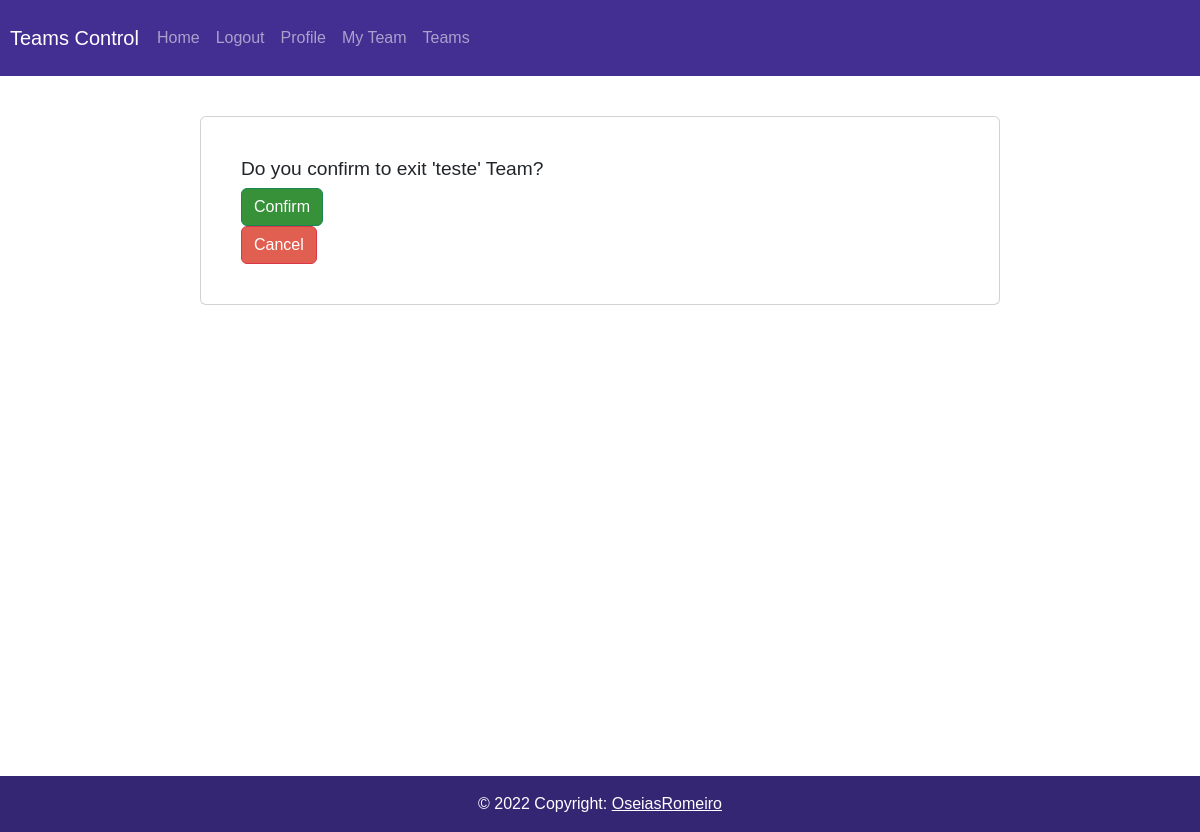
/teamExit/2/ (signed in), run on an earlier commit of the app's database.
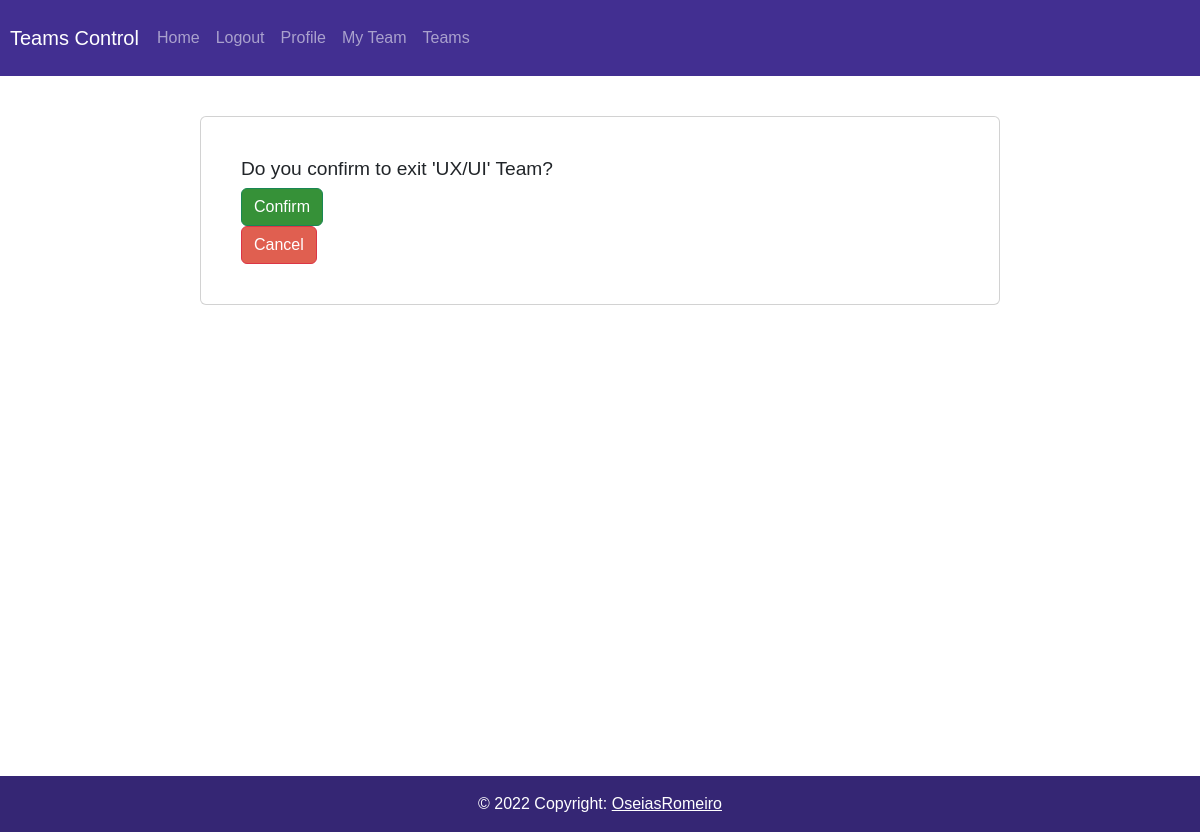
And on a later commit of the database.
### app/models.py (models this page shows, shortened)
class Team(models.Model):
    owner = models.OneToOneField(CustomUser, on_delete=models.CASCADE, primary_key=True, default=CustomUser)
    participants = models.ManyToManyField(CustomUser, default=CustomUser, related_name='participa')
    invites = models.ManyToManyField(CustomUser, related_name='invited')
    name = models.CharField('Name', max_length=20)
    focus = models.CharField('Focus', max_length=50)
    description = models.CharField('Description', max_length=200)
    private = models.BooleanField(default=False)

### app/views.py (the view, shortened to what this page needs)
# urls.py: path('teamExit/<int:pk>/', ExitTeam.as_view(), name='teamExit'),
class ExitTeam(LoginRequiredMixin, UpdateView):
    template_name = 'team/exitTeam.html'
    fields = ['participants']
    model = Team

### app/templates/team/exitTeam.html (shortened to what this page needs)
{% extends 'base.html' %}
{% block content %}
<div class="d-flex justify-content-center">
    <div class="card card-login">
        <form action="" method="post">
            <h3 style="font-size: 1.2rem;">Do you confirm to exit '{{ team.name }}' Team?</h3>
            <button type="submit" class="btn btn-success">Confirm</button>
        </form>
        <a href="{% url 'index' %}"><button class="btn btn-danger">Cancel</button></a>
    </div>
</div>
{% endblock %}

What changed in the data, as far as the page shows it:
changed Team: name "teste" → "UX/UI"
